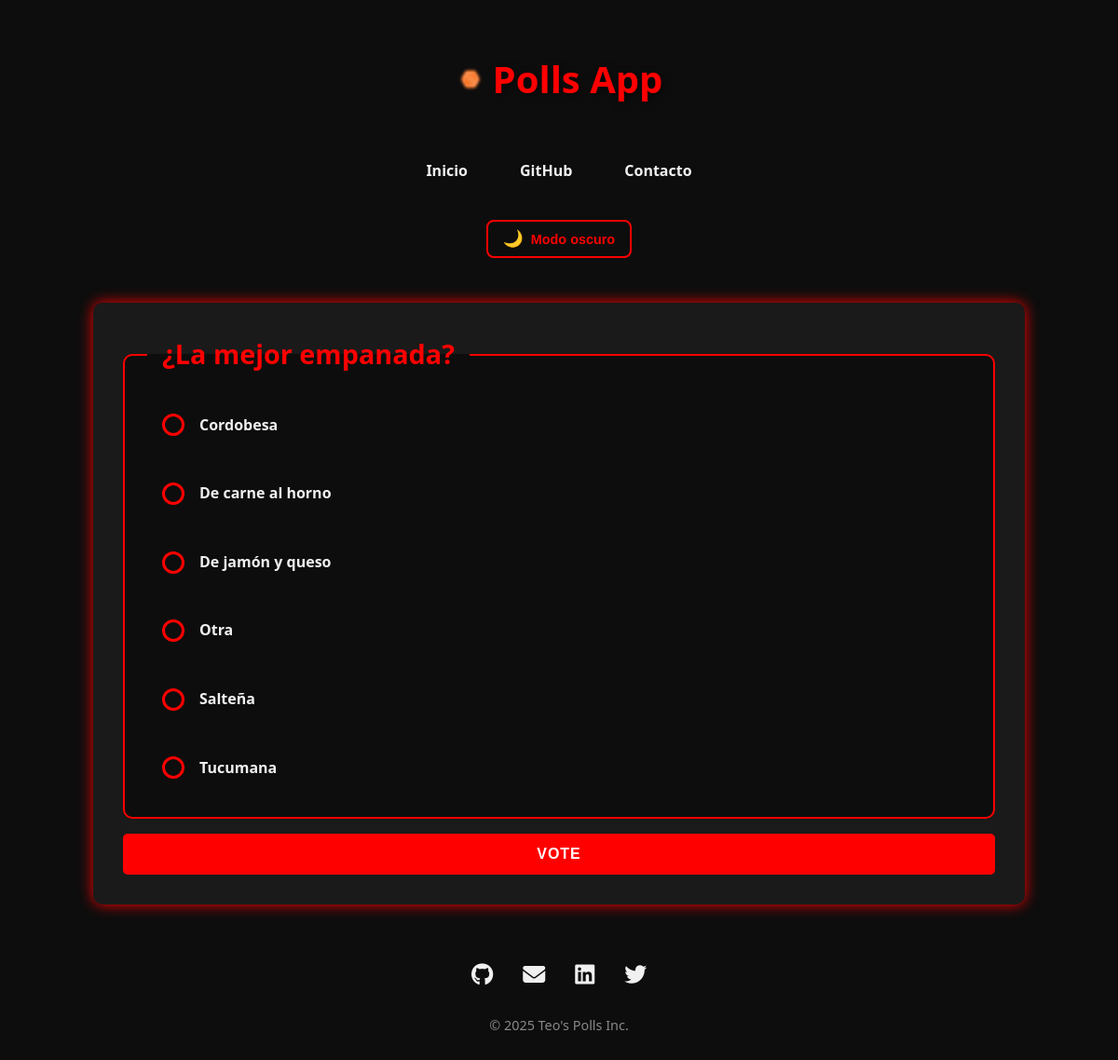
Page /polls/16/ on the committed database.
### polls/models.py (models this page shows, shortened)
class Question(models.Model):
    question_text = models.CharField(
        max_length=200,
        validators=[MinLengthValidator(10, "Question must be at least 10 characters long.")],
        help_text="Enter a clear, concise question (10-200 characters)"
    )
    pub_date = models.DateTimeField(
        "date published",
        help_text="When this question should be published"
    )
    _total_votes_cache = None
    class Meta:
        ordering = ['-pub_date']
        verbose_name = "Poll Question"
        verbose_name_plural = "Poll Questions"
    @property
    def total_votes(self):
        """Calculate total votes for this question"""
        if hasattr(self, '_total_votes_cache') and self._total_votes_cache is not None:
            return self._total_votes_cache or 0
        return sum(choice.votes for choice in self.choices.all())

class Choice(models.Model):
    question = models.ForeignKey(
        Question,
        on_delete=models.CASCADE,
        related_name='choices'
    )
    choice_text = models.CharField(
        max_length=200,
        validators=[MinLengthValidator(2, "Choice must be at least 2 characters long.")],
        help_text="Enter a clear choice option (2-200 characters)"
    )
    votes = models.IntegerField(
        default=0,
        help_text="Number of votes this choice has received"
    )
    class Meta:
        ordering = ['-votes', 'choice_text']
        verbose_name = "Choice Option"
        verbose_name_plural = "Choice Options"
        unique_together = ['question', 'choice_text']

### polls/views.py (the view)
# urls.py: path("<int:pk>/", views.DetailView.as_view(), name="detail"),
class DetailView(generic.DetailView):
    model = Question
    template_name = "polls/detail.html"
    def get_queryset(self):
        return Question.objects.filter(pub_date__lte=timezone.now())

### polls/templates/polls/detail.html (shortened to what this page needs)
{% extends "base.html" %}
{% block content %}
<form action="{% url 'polls:vote' question.id %}" method="post">
    <fieldset>
        <legend><h1>{{ question.question_text }}</h1></legend>
        <div class="choices">
            {% for choice in question.choices.all %}
                <label class="custom-radio">
                    <span class="radio-mark"></span>
                    {{ choice.choice_text }}
                </label>
            {% endfor %}
        </div>
    </fieldset>
    <input type="submit" value="Vote">
</form>
{% endblock %}

### polls/static/polls/style.css (style rules this page uses)
:root { --bg-color: #0d0d0d; --main-color: red; --text-color: #f0f0f0; --accent-color: #1a1a1a; --highlight-color: #ff3333; }
* { box-sizing: border-box; }
body { font-family: 'Segoe UI', Tahoma, Geneva, Verdana, sans-serif; background-color: var(--bg-color); color: var(--text-color); line-height: 1.6; margin: 0; padding: 1rem; transition: background-color 0.5s, color 0.5s; opacity: 0; animation: fadeIn 0.6s ease-in-out forwards; min-height: 100vh; display: flex; flex-direction: column; }
form { display: flex; flex-direction: column; gap: 1rem; }
fieldset { border: 2px solid var(--main-color); border-radius: 10px; padding: 1.5rem; background-color: var(--bg-color); margin: 0; }
legend { padding: 0 1rem; font-weight: bold; color: var(--main-color); }
legend h1 { margin: 0; font-size: clamp(1.2rem, 3vw, 1.8rem); word-wrap: break-word; }
input[type="submit"] { background-color: var(--main-color); color: white; padding: 0.8rem; border: none; border-radius: 5px; cursor: pointer; transition: all 0.3s ease; font-size: 1rem; font-weight: bold; text-transform: uppercase; letter-spacing: 1px; }
.choices { display: flex; flex-direction: column; gap: 1rem; }
.custom-radio { display: flex; align-items: center; gap: 1rem; font-weight: bold; cursor: pointer; position: relative; padding: 1rem; border-radius: 10px; transition: all 0.3s ease; background-color: var(--bg-color); word-wrap: break-word; }
.radio-mark { width: 24px; height: 24px; border: 3px solid var(--main-color); border-radius: 50%; background-color: transparent; transition: all 0.3s ease; position: relative; flex-shrink: 0; }

### rows in the picture
Question: question_text "¿La mejor empanada?"
Choice: choice_text "Cordobesa"
Choice: choice_text "De carne al horno"
Choice: choice_text "De jamón y queso"
Choice: choice_text "Otra"
Choice: choice_text "Salteña"
Choice: choice_text "Tucumana"
